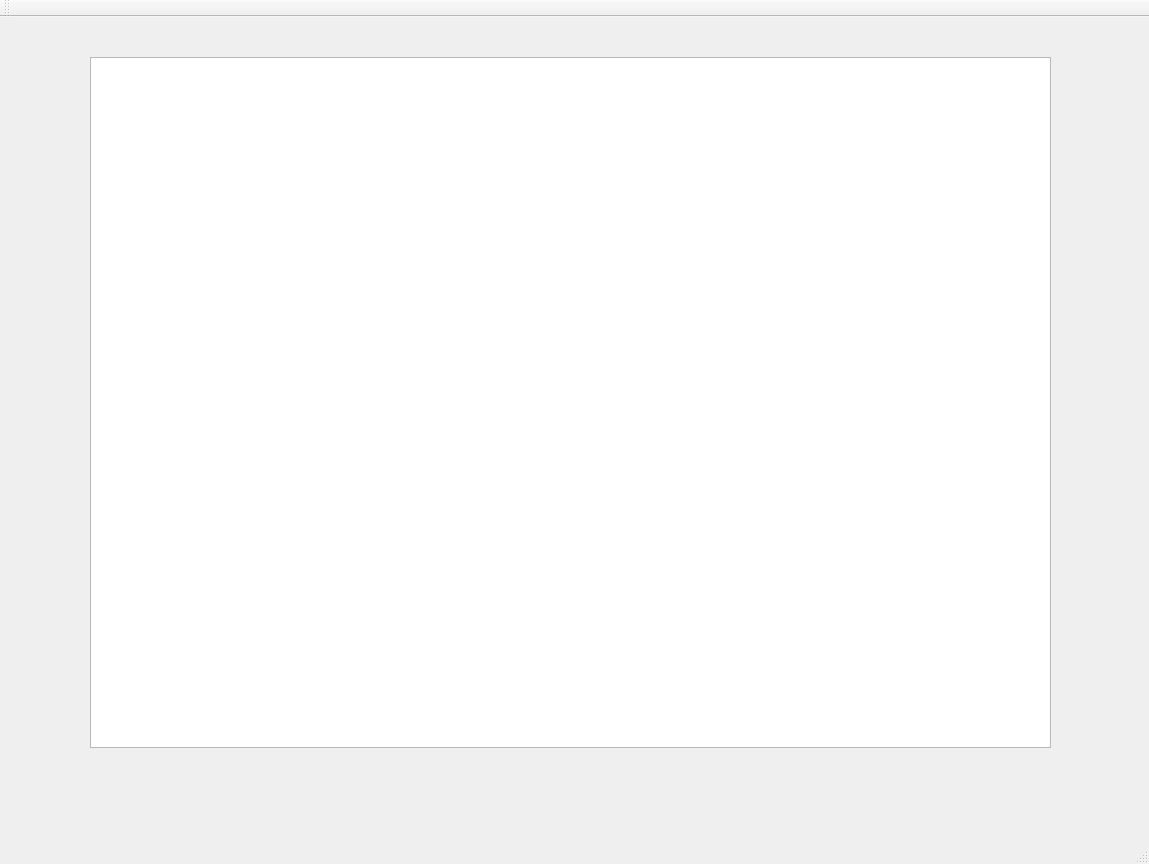
<?xml version="1.0" encoding="UTF-8"?>
<ui version="4.0">
 <class>MainWindow</class>
 <widget class="QMainWindow" name="MainWindow">
  <property name="geometry">
   <rect>
    <x>0</x>
    <y>0</y>
    <width>1149</width>
    <height>864</height>
   </rect>
  </property>
  <property name="windowTitle">
   <string>MainWindow</string>
  </property>
  <widget class="QWidget" name="centralWidget">
   <widget class="QGraphicsView" name="graphicsView">
    <property name="geometry">
     <rect>
      <x>90</x>
      <y>40</y>
      <width>961</width>
      <height>691</height>
     </rect>
    </property>
   </widget>
  </widget>
  <widget class="QMenuBar" name="menuBar">
   <property name="geometry">
    <rect>
     <x>0</x>
     <y>0</y>
     <width>1149</width>
     <height>21</height>
    </rect>
   </property>
  </widget>
  <widget class="QToolBar" name="mainToolBar">
   <attribute name="toolBarArea">
    <enum>TopToolBarArea</enum>
   </attribute>
   <attribute name="toolBarBreak">
    <bool>false</bool>
   </attribute>
  </widget>
  <widget class="QStatusBar" name="statusBar"/>
 </widget>
 <layoutdefault spacing="6" margin="11"/>
 <resources/>
 <connections/>
</ui>
